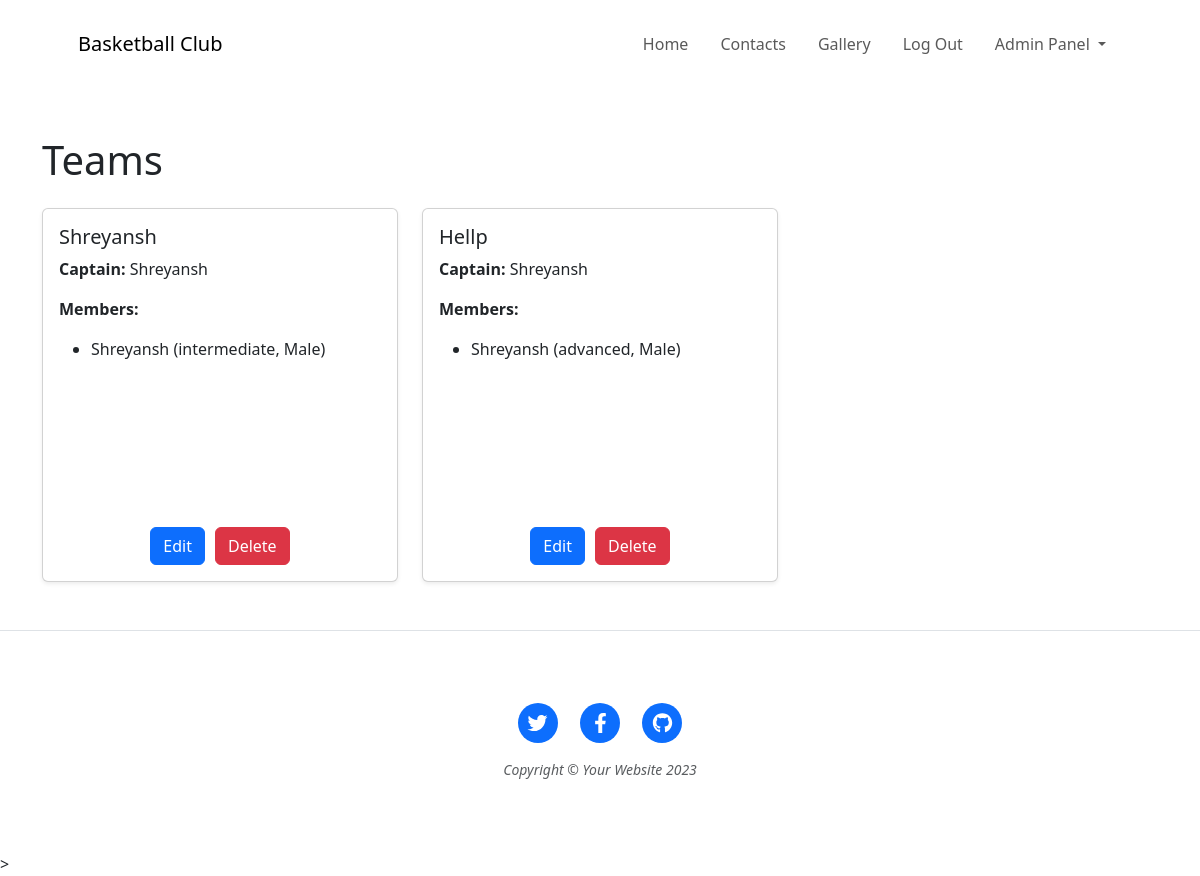
Page /teams/view_teams (signed in) on the earlier database version.
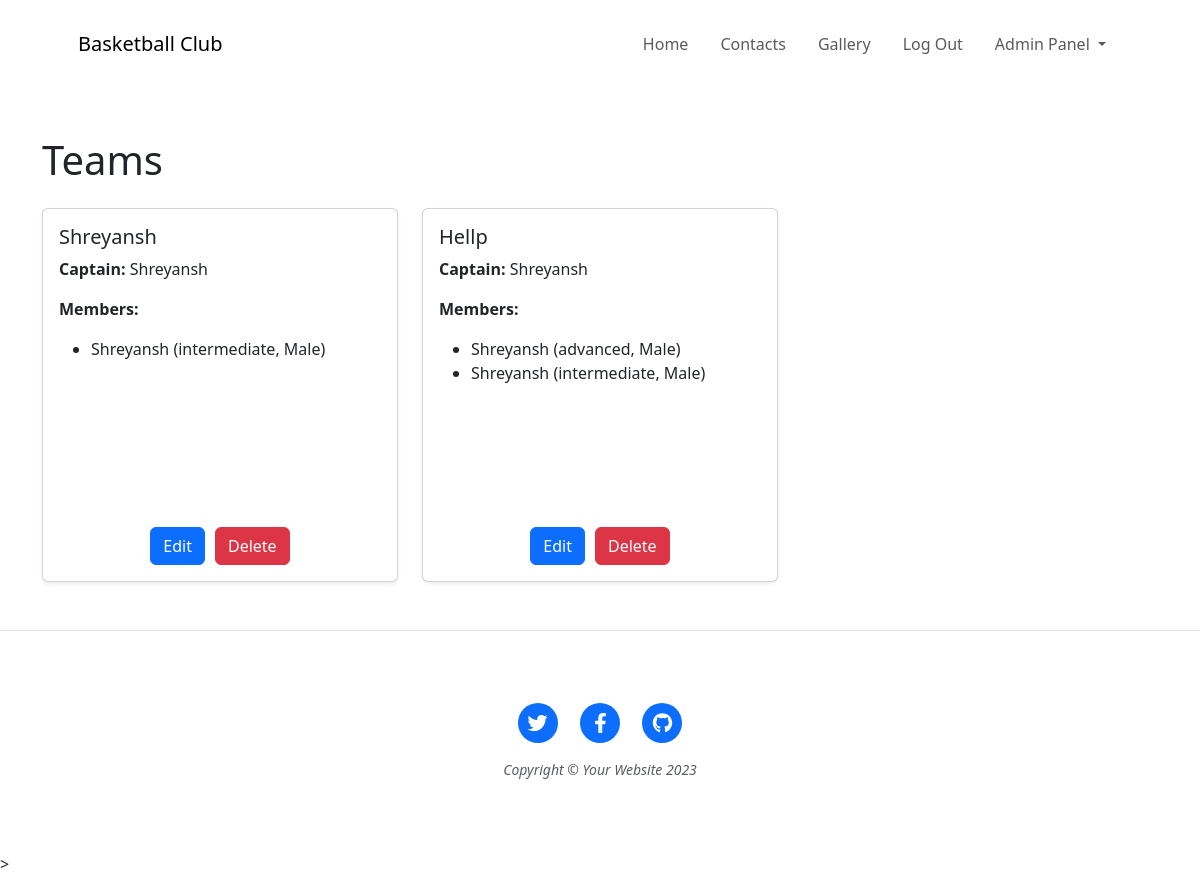
Same page on the later database version.
### website/models.py (models this page shows)
class Team(db.Model):
    id = db.Column(db.Integer, primary_key=True)
    team_name = db.Column(db.String(100), nullable=False)
    captain_name = db.Column(db.String(100), nullable=False)
    event_id = db.Column(db.Integer, db.ForeignKey('event.id'), nullable=False)
    members = db.relationship('TeamMembers', backref='team', lazy=True, cascade='all, delete')
    matches_as_team_a = db.relationship('Match', foreign_keys='Match.team_a_id', backref='team_a', lazy=True)
    matches_as_team_b = db.relationship('Match', foreign_keys='Match.team_b_id', backref='team_b', lazy=True)
    admin_id = db.Column(db.Integer, db.ForeignKey('admin.id'), nullable=False)

class TeamMembers(db.Model):
    id = db.Column(db.Integer, primary_key=True)
    name = db.Column(db.String(100))
    gender = db.Column(db.String(100))
    level = db.Column(db.String(20))
    team_id = db.Column(db.Integer, db.ForeignKey('team.id'), nullable=False)

### website/team.py (the view)
@Teams.route('/view_teams', methods=['GET'])
@login_required
def view_teams():
    teams = Team.query.all()
    return render_template('view_teams.html', teams=teams)

### website/__init__.py (called while the page is built)
@login_manager.user_loader
def load_user(user_id):
    from .models import Admin
    return Admin.query.get(int(user_id))

### website/templates/view_teams.html (shortened to what this page needs)
{% include 'header.html' %}
<div class="container mt-5">
    <h1 class="mb-4">Teams</h1>
    {% if teams %}
        <div class="row">
            {% for team in teams %}
                <div class="col-md-4">
                    <div class="card mb-4 shadow-sm h-100">
                        <div class="card-body d-flex flex-column">
                            <h5 class="card-title">{{ team.team_name }}</h5>
                            <p class="card-text"><strong>Captain:</strong> {{ team.captain_name }}</p>
                            <p class="card-text">
                                <strong>Members:</strong>
                                <ul>
                                    {% for member in team.members %}
                                        <li>{{ member.name }} ({{ member.level }}, {{ member.gender }})</li>
                                    {% endfor %}
                                </ul>
                            </p>
                            {% if current_user.is_authenticated and current_user.id == 1 %}
                                <div class="mt-auto d-flex justify-content-center" style="gap: 10px;">
                                    <a href="{{ url_for('Teams.edit_team', team_id=team.id) }}" class="btn btn-primary">Edit</a>
                                    <form action="{{ url_for('Teams.delete_team', team_id=team.id) }}" method="POST" style="margin: 0;">
                                        <button type="submit" class="btn btn-danger" onclick="return confirm('Are you sure you want to delete this team?');">
                                            Delete
                                        </button>
                                    </form>
                                </div>
                            {% endif %}
                        </div>
                    </div>
                </div>
            {% endfor %}
        </div>
    {% else %}
        <p class="text-muted">No teams available to display.</p>
    {% endif %}
</div>
{% include 'footer.html' %}

### website/templates/header.html (shortened to what this page needs)
<!DOCTYPE html>
<html lang="en">
    <head>
        <link href="{{ url_for('static', filename='css/styles.css') }}" rel="stylesheet" />
        <link href="https://cdn.jsdelivr.net/npm/bootstrap@5.3.2/dist/css/bootstrap.min.css" rel="stylesheet">
    </head>
    <body>
        <nav class="navbar navbar-expand-lg navbar-light" id="mainNav">
            <div class="container px-4 px-lg-5">
                <a class="navbar-brand" href="{{ url_for('views.home') }}">Basketball Club</a>
                <div class="collapse navbar-collapse" id="navbarResponsive">
                    <ul class="navbar-nav ms-auto py-4 py-lg-0">
                        <li class="nav-item"><a class="nav-link px-lg-3 py-3 py-lg-4" href="{{ url_for('views.home') }}">Home</a></li>
                        <li class="nav-item"><a class="nav-link px-lg-3 py-3 py-lg-4" href="{{ url_for('add_contact.new_contact') }}">Contacts</a></li>
                        <li class="nav-item"><a class="nav-link px-lg-3 py-3 py-lg-4" href="{{ url_for('gallery.gallery_view') }}">Gallery</a></li>
                        {% if current_user.is_authenticated %}
                        <li class="nav-item"><a class="nav-link px-lg-3 py-3 py-lg-4" href="{{ url_for('auth.logout') }}">Log Out</a></li>
                        {% if current_user.id == 1 %}
                        <li class="nav-item dropdown">
                            <a class="nav-link dropdown-toggle px-lg-3 py-3 py-lg-4" href="#" id="adminDropdown" role="button" data-bs-toggle="dropdown" aria-expanded="false">
                                Admin Panel
                            </a>
                        </li>
                        {% endif %}
                        {% endif %}
                    </ul>
                </div>
            </div>
        </nav>

### website/templates/footer.html (shortened to what this page needs)
<footer class="border-top">
    <div class="container px-4 px-lg-5 py-4">
        <div class="row gx-4 gx-lg-5 justify-content-center">
            <div class="col-md-10 col-lg-8 col-xl-7">
                <ul class="list-inline text-center">
                    <li class="list-inline-item">
                        <a href="#!">
                            <span class="fa-stack fa-lg">
                                <i class="fas fa-circle fa-stack-2x"></i>
                                <i class="fab fa-twitter fa-stack-1x fa-inverse"></i>
                            </span>
                        </a>
                    </li>
                    <li class="list-inline-item">
                        <a href="#!">
                            <span class="fa-stack fa-lg">
                                <i class="fas fa-circle fa-stack-2x"></i>
                                <i class="fab fa-facebook-f fa-stack-1x fa-inverse"></i>
                            </span>
                        </a>
                    </li>
                    <li class="list-inline-item">
                        <a href="#!">
                            <span class="fa-stack fa-lg">
                                <i class="fas fa-circle fa-stack-2x"></i>
                                <i class="fab fa-github fa-stack-1x fa-inverse"></i>
                            </span>
                        </a>
                    </li>
                </ul>
                <div class="small text-center text-muted fst-italic">Copyright &copy; Your Website 2023</div>
            </div>
        </div>
    </div>
</footer>
<script src="../static/js/scripts.js"></script>>

### website/static/css/styles.css (style rules this page uses)
footer { padding-top: 3rem; padding-bottom: 3rem; }

### website/templates/view_teams.html (style rules this page uses)
.card { min-height: 350px; }

Differences in the rows shown:
added TeamMembers: name "Shreyansh", level "intermediate", gender "Male", shown under Team "Hellp"
